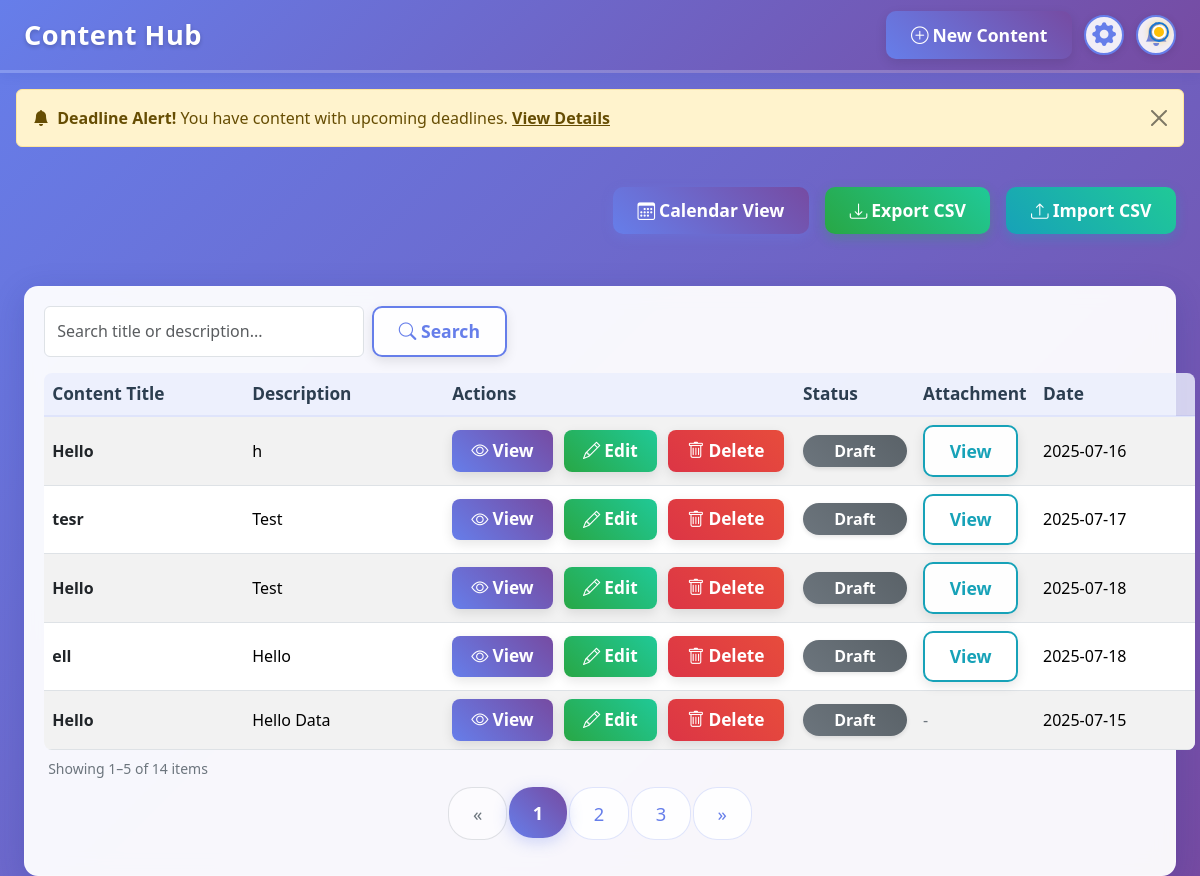
Before: / with the older database file.
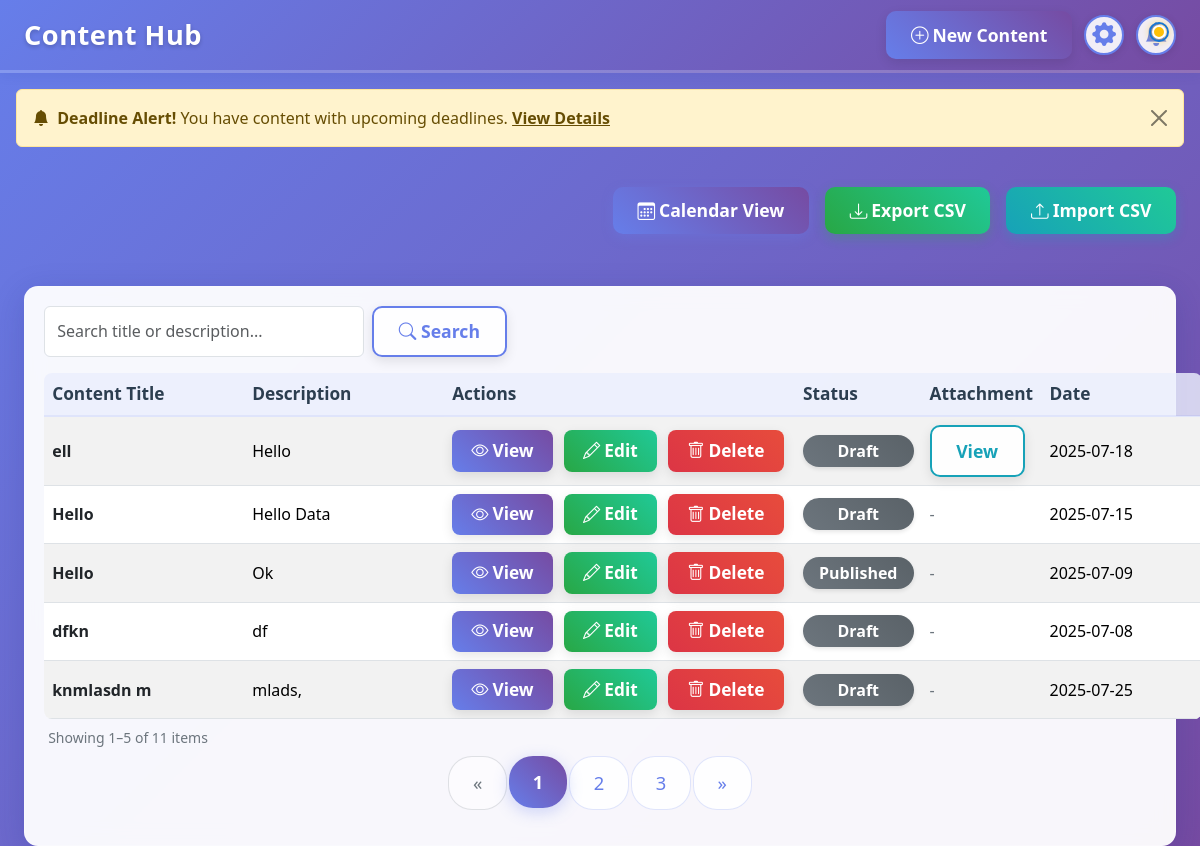
After: the same page with the newer database file.
### tables this page shows
CREATE TABLE Content (
    content_id INTEGER PRIMARY KEY AUTOINCREMENT,
    title TEXT NOT NULL,
    description TEXT,
    status_id INTEGER,
    deadline TEXT,
    created_at TEXT DEFAULT CURRENT_TIMESTAMP,
    updated_at TEXT DEFAULT CURRENT_TIMESTAMP, attachment TEXT,
    FOREIGN KEY (status_id) REFERENCES Status(status_id)
);

CREATE TABLE Status (
    status_id INTEGER PRIMARY KEY AUTOINCREMENT,
    status_name TEXT NOT NULL
);

### index.php (the view, shortened to what the changed rows need)
<?php
$dbFile = 'database.db';
try {
    $pdo = new PDO('sqlite:' . $dbFile);
    $pdo->setAttribute(PDO::ATTR_ERRMODE, PDO::ERRMODE_EXCEPTION);
} catch (Exception $e) {
    die('Database connection failed: ' . htmlspecialchars($e->getMessage()));
}
$stmt = $pdo->query('SELECT c.content_id, c.title, c.description, s.status_name, c.deadline, c.attachment, c.created_at, c.updated_at FROM Content c JOIN Status s ON c.status_id = s.status_id ORDER BY c.created_at DESC');
$contents = $stmt->fetchAll(PDO::FETCH_ASSOC);
$search = trim($_GET['search'] ?? '');
$page = max(1, (int)($_GET['page'] ?? 1));
$perPage = 5;
$filtered = $contents;
$total = count($filtered);
$totalPages = max(1, ceil($total / $perPage));
$filtered = array_slice(array_values($filtered), ($page-1)*$perPage, $perPage);
$from = $total ? ($page-1)*$perPage+1 : 0;
$to = min($from+$perPage-1, $total);
?>
<!DOCTYPE html>
<html lang="en">
  <head>
    <link href="https://cdn.jsdelivr.net/npm/bootstrap@5.3.3/dist/css/bootstrap.min.css" rel="stylesheet">
    <link rel="stylesheet" href="https://cdn.jsdelivr.net/npm/bootstrap-icons@1.11.3/font/bootstrap-icons.min.css">
  </head>
  <body>
  <div class="main-content">
    <div class="table-area">
      <table class="table table-striped table-hover align-middle mb-0">
                <thead class="table-light">
                  <tr>
            <th scope="col" style="min-width: 200px; max-width: 320px;">Content Title</th>
            <th scope="col" style="min-width: 200px; max-width: 320px;">Description</th>
            <th scope="col" style="min-width: 180px;">Actions</th>
                    <th scope="col" style="min-width: 120px;">Status</th>
                    <th scope="col" style="min-width: 120px;">Attachment</th>
                    <th scope="col" style="min-width: 160px;">Date</th>
                  </tr>
                </thead>
                <tbody>
          <?php if (count($filtered) === 0): ?>
                  <tr><td colspan="6" class="text-center text-secondary">No content found.</td></tr>
                <?php else: ?>
            <?php foreach ($filtered as $row): ?>
            <tr>
              <td class="fw-semibold text-dark text-truncate" style="max-width: 320px;">
                <span title="<?= htmlspecialchars($row['title']) ?>">
                  <?= htmlspecialchars($row['title']) ?>
                </span>
              </td>
              <td class="text-truncate" style="max-width: 320px;">
                <span title="<?= htmlspecialchars($row['description']) ?>">
                  <?php
                    $desc = htmlspecialchars($row['description']);
                    if (mb_strlen($desc) > 60) {
                        echo mb_substr($desc, 0, 60) . '... ';
                    } else {
                        echo $desc;
                    }
                  ?>
                </span>
              </td>
              <td>
                <div class="action-btns d-flex flex-wrap flex-md-nowrap gap-2 justify-content-md-end align-items-center">
                  <button type="button" class="btn btn-view d-inline-flex align-items-center" data-bs-toggle="modal" data-bs-target="#viewDetailModal"
                    data-title="<?= htmlspecialchars($row['title']) ?>"
                    data-description="<?= htmlspecialchars($row['description']) ?>"
                    data-status="<?= htmlspecialchars($row['status_name']) ?>"
                    data-deadline="<?= htmlspecialchars($row['deadline']) ?>"
                    data-created="<?= htmlspecialchars($row['created_at']) ?>"
                    data-updated="<?= htmlspecialchars($row['updated_at']) ?>"
                    data-attachment="<?= htmlspecialchars($row['attachment']) ?>">
                    <i class="bi bi-eye me-1"></i>View
                  </button>
                  <a href="edit.php?id=<?= $row['content_id'] ?>" class="btn btn-edit d-inline-flex align-items-center">
                    <i class="bi bi-pencil me-1"></i>Edit
                  </a>
                  <a href="delete.php?id=<?= $row['content_id'] ?>"
   class="btn btn-delete d-inline-flex align-items-center delete-btn"
   data-delete-url="delete.php?id=<?= $row['content_id'] ?>">
   <i class="bi bi-trash me-1"></i>Delete
</a>
                      </div>
                    </td>
                    <td>
                <span class="badge badge-status w-100">
                  <?= htmlspecialchars($row['status_name']) ?>
                </span>
                    </td>
                    <td>
                    <?php if (!empty($row['attachment'])): ?>
                      <a href="uploads/<?= htmlspecialchars($row['attachment']) ?>" target="_blank" class="btn btn-outline-info btn-sm">View</a>
                    <?php else: ?>
                      <span class="text-secondary">-</span>
                    <?php endif; ?>
                  </td>
                    <td><?= htmlspecialchars($row['deadline']) ?></td>
                  </tr>
                  <?php endforeach; ?>
                <?php endif; ?>
                </tbody>
              </table>
      <div class="d-flex justify-content-between align-items-center mt-2 mb-1 px-1 small text-secondary">
        <span>Showing <?= $from ?>–<?= $to ?> of <?= $total ?> items</span>
      </div>
      <?php if ($totalPages > 1): ?>
        <nav class="mt-2">
          <ul class="pagination justify-content-center pagination-lg custom-pagination">
            <?php for ($i = 1; $i <= $totalPages; $i++): ?>
              <li class="page-item<?= $i == $page ? ' active' : '' ?>">
                <a class="page-link" href="?search=<?= urlencode($search) ?>&page=<?= $i ?>"><?= $i ?></a>
              </li>
            <?php endfor; ?>
          </ul>
        </nav>
      <?php endif; ?>
            </div>
          </div>
  </body>
</html>

Changed rows visible on the page:
removed content: title "Hello", description "h", status.status_name "Draft", deadline "2025-07-16"
removed content: title "tesr", description "Test", status.status_name "Draft", deadline "2025-07-17"
removed content: title "Hello", description "Test", status.status_name "Draft", deadline "2025-07-18"
now on this page (row unchanged): content: title "Hello", description "Ok", status.status_name "Published", deadline "2025-07-09"
now on this page (row unchanged): content: title "dfkn", description "df", status.status_name "Draft", deadline "2025-07-08"
now on this page (row unchanged): content: title "knmlasdn m", description "mlads,", status.status_name "Draft", deadline "2025-07-25"
Other visible differences:
$total: "14" → "11"
